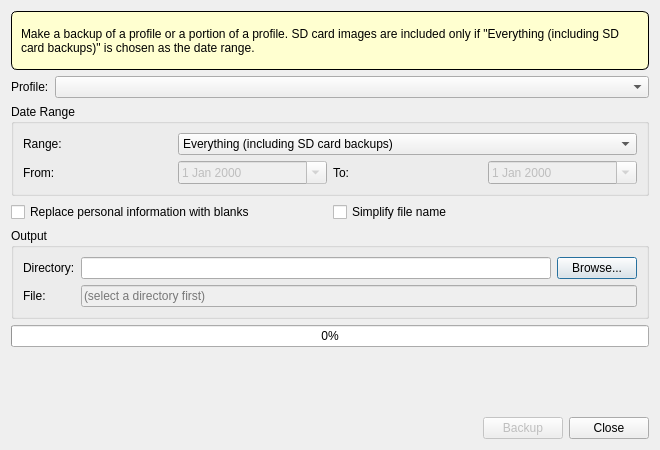
<?xml version="1.0" encoding="UTF-8"?>
<ui version="4.0">
 <class>BackupDialog</class>
 <widget class="QDialog" name="BackupDialog">
  <property name="geometry">
   <rect>
    <x>0</x>
    <y>0</y>
    <width>660</width>
    <height>450</height>
   </rect>
  </property>
  <property name="windowTitle">
   <string>Backup Profile</string>
  </property>
  <layout class="QVBoxLayout" name="mainLayout">
   <!-- Introductory text -->
   <item>
    <widget class="QLabel" name="introLabel">
     <property name="styleSheet">
      <string notr="true">border: 1px solid; border-radius: 6px; background-color: #ffffd0; padding: 6px;</string>
     </property>
     <property name="text">
      <string>Make a backup of a profile or a portion of a profile. SD card images are included only if &quot;Everything (including SD card backups)&quot; is chosen as the date range.</string>
     </property>
     <property name="wordWrap">
      <bool>true</bool>
     </property>
    </widget>
   </item>
   <!-- Profile selection row -->
   <item>
    <layout class="QHBoxLayout" name="profileLayout">
     <item>
      <widget class="QLabel" name="profileLabel">
       <property name="text">
        <string>Profile:</string>
       </property>
      </widget>
     </item>
     <item>
      <widget class="QComboBox" name="profileCombo">
       <property name="sizePolicy">
        <sizepolicy hsizetype="Expanding" vsizetype="Fixed">
         <horstretch>1</horstretch>
         <verstretch>0</verstretch>
        </sizepolicy>
       </property>
      </widget>
     </item>
    </layout>
   </item>
   <!-- Date range group -->
   <item>
    <widget class="QGroupBox" name="dateRangeGroup">
     <property name="title">
      <string>Date Range</string>
     </property>
     <layout class="QGridLayout" name="dateRangeLayout">
      <item row="0" column="0">
       <widget class="QLabel" name="rangeLabel">
        <property name="text">
         <string>Range:</string>
        </property>
       </widget>
      </item>
      <item row="0" column="1" colspan="3">
       <widget class="QComboBox" name="rangeCombo">
        <item>
         <property name="text">
          <string>Everything (including SD card backups)</string>
         </property>
        </item>
        <item>
         <property name="text">
          <string>Most Recent Day</string>
         </property>
        </item>
        <item>
         <property name="text">
          <string>Last Week</string>
         </property>
        </item>
        <item>
         <property name="text">
          <string>Last Fortnight</string>
         </property>
        </item>
        <item>
         <property name="text">
          <string>Last Month</string>
         </property>
        </item>
        <item>
         <property name="text">
          <string>Last 6 Months</string>
         </property>
        </item>
        <item>
         <property name="text">
          <string>Last Year</string>
         </property>
        </item>
        <item>
         <property name="text">
          <string>Custom</string>
         </property>
        </item>
       </widget>
      </item>
      <item row="1" column="0">
       <widget class="QLabel" name="fromLabel">
        <property name="text">
         <string>From:</string>
        </property>
       </widget>
      </item>
      <item row="1" column="1">
       <widget class="QDateEdit" name="fromDate">
        <property name="enabled">
         <bool>false</bool>
        </property>
        <property name="currentSection">
         <enum>QDateTimeEdit::Section::DaySection</enum>
        </property>
        <property name="calendarPopup">
         <bool>true</bool>
        </property>
       </widget>
      </item>
      <item row="1" column="2">
       <widget class="QLabel" name="toLabel">
        <property name="text">
         <string>To:</string>
        </property>
       </widget>
      </item>
      <item row="1" column="3">
       <widget class="QDateEdit" name="toDate">
        <property name="enabled">
         <bool>false</bool>
        </property>
        <property name="currentSection">
         <enum>QDateTimeEdit::Section::DaySection</enum>
        </property>
        <property name="calendarPopup">
         <bool>true</bool>
        </property>
       </widget>
      </item>
     </layout>
    </widget>
   </item>
   <!-- Options: privacy and simplify checkboxes -->
   <item>
    <layout class="QHBoxLayout" name="optionsLayout">
     <item>
      <widget class="QCheckBox" name="privacyCheck">
       <property name="text">
        <string>Replace personal information with blanks</string>
       </property>
      </widget>
     </item>
     <item>
      <widget class="QCheckBox" name="simplifyCheck">
       <property name="text">
        <string>Simplify file name</string>
       </property>
      </widget>
     </item>
    </layout>
   </item>
   <!-- Output directory group -->
   <item>
    <widget class="QGroupBox" name="outputGroup">
     <property name="title">
      <string>Output</string>
     </property>
     <layout class="QGridLayout" name="outputLayout">
      <item row="0" column="0">
       <widget class="QLabel" name="dirLabel">
        <property name="text">
         <string>Directory:</string>
        </property>
       </widget>
      </item>
      <item row="0" column="1">
       <widget class="QLineEdit" name="outputDirEdit"/>
      </item>
      <item row="0" column="2">
       <widget class="QPushButton" name="browseButton">
        <property name="text">
         <string>Browse...</string>
        </property>
       </widget>
      </item>
      <item row="1" column="0">
       <widget class="QLabel" name="fileLabel">
        <property name="text">
         <string>File:</string>
        </property>
       </widget>
      </item>
      <item row="1" column="1" colspan="2">
       <widget class="QLineEdit" name="filenameEdit">
        <property name="enabled">
         <bool>false</bool>
        </property>
        <property name="placeholderText">
         <string>(select a directory first)</string>
        </property>
       </widget>
      </item>
     </layout>
    </widget>
   </item>
   <!-- Progress bar -->
   <item>
    <widget class="QProgressBar" name="progressBar">
     <property name="value">
      <number>0</number>
     </property>
    </widget>
   </item>
   <!-- Status label -->
   <item>
    <widget class="QLabel" name="statusLabel">
     <property name="text">
      <string/>
     </property>
    </widget>
   </item>
   <!-- Button row -->
   <item>
    <layout class="QHBoxLayout" name="buttonLayout">
     <item>
      <spacer name="buttonSpacer">
       <property name="orientation">
        <enum>Qt::Orientation::Horizontal</enum>
       </property>
       <property name="sizeHint" stdset="0">
        <size>
         <width>40</width>
         <height>20</height>
        </size>
       </property>
      </spacer>
     </item>
     <item>
      <widget class="QPushButton" name="backupButton">
       <property name="text">
        <string>Backup</string>
       </property>
       <property name="enabled">
        <bool>false</bool>
       </property>
      </widget>
     </item>
     <item>
      <widget class="QPushButton" name="closeButton">
       <property name="text">
        <string>Close</string>
       </property>
      </widget>
     </item>
    </layout>
   </item>
  </layout>
 </widget>
 <resources/>
 <connections/>
</ui>
